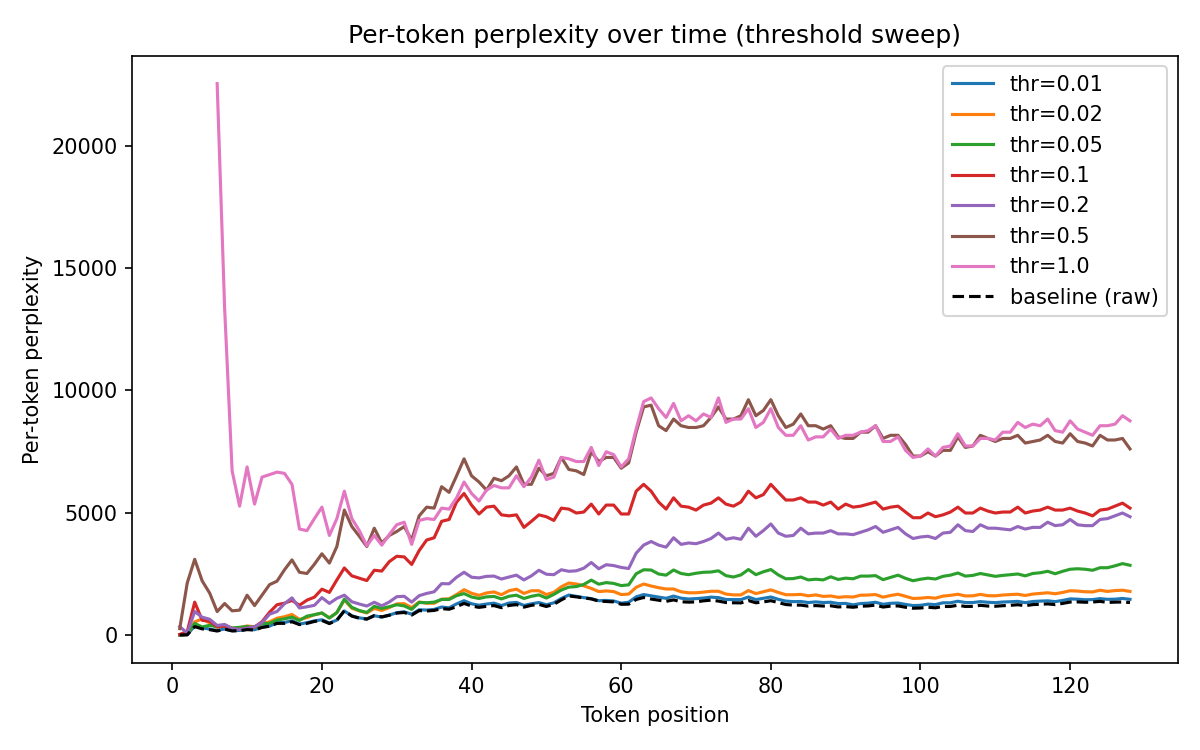

Python code for this plot:
"""
Sweep LuKA refine thresholds and report perplexity on a sample paragraph.
Uses the DummySegmenter (no boundary detection) and the encoder compressor
from scripts/test.py. Run with `python experiments/perplexity/threshold_sweep.py`.
"""

import csv
import time
import torch
import matplotlib.pyplot as plt
from transformers import AutoTokenizer

from modeling.segmenter import DummySegmenter
from modeling.compressor import EncoderCompressor
from modeling.qwen.luka_qwen3 import (
    load_luka_model,
    set_luka_kv_params,
    set_luka_segmenter,
)
from artifacts.prompts.prompt_loader import load_prompt


def compute_token_perplexities(logits: torch.Tensor, labels: torch.Tensor, mask: torch.Tensor):
    """Return per-token negative log-likelihood and cumulative perplexity."""
    log_probs = torch.log_softmax(logits, dim=-1)  # [B, T, V]
    nll = -log_probs.gather(-1, labels.unsqueeze(-1)).squeeze(-1)  # [B, T]
    nll = nll * mask
    token_counts = mask.sum(dim=1, keepdim=True)  # [B,1]

    # cumulative perplexity over time for the first example
    nll_cumsum = nll.cumsum(dim=1)
    counts = torch.arange(1, labels.size(1) + 1, device=labels.device).unsqueeze(0)
    counts = torch.minimum(counts, token_counts.expand_as(counts))
    avg_nll = nll_cumsum / counts.clamp_min(1)
    perplexity_over_time = torch.exp(avg_nll)[0].tolist()

    # overall perplexity (mask aware)
    total_tokens = token_counts.clamp_min(1)
    total_nll = nll.sum(dim=1, keepdim=True) / total_tokens
    perplexity = torch.exp(total_nll)[0, 0].item()
    return perplexity, perplexity_over_time


def prefill_then_decode_perplexity(model, rollout_ids: torch.Tensor, prompt_len: int):
    """
    Prefill with the prompt to build LuKA pages, then teacher-force through the generated tail
    using the cached state. Returns perplexity over the generated tail and per-token curve.
    """
    device = rollout_ids.device
    B, T = rollout_ids.shape
    assert B == 1, "Only single-sequence evaluation is supported."
    assert prompt_len < T, "Prompt length must be smaller than rollout length."

    # Prefill on the prompt (build cache/pages)
    pre_ids = rollout_ids[:, :prompt_len]
    pre_mask = torch.ones_like(pre_ids)
    with torch.no_grad():
        pre_out = model(
            input_ids=pre_ids,
            attention_mask=pre_mask,
            use_cache=True,
            output_attentions=True,
        )
    past_key_values = pre_out.past_key_values

    # Decode the generated tail token-by-token
    nll_list = []
    total_tokens = T - prompt_len
    start_time = time.perf_counter()
    for t in range(prompt_len - 1, T - 1):
        cur_id = rollout_ids[:, t : t + 1]  # current token
        attn_mask = torch.ones(1, t + 1, device=device, dtype=rollout_ids.dtype)

        with torch.no_grad():
            out = model(
                input_ids=cur_id,
                attention_mask=attn_mask,
                past_key_values=past_key_values,
                use_cache=True,
            )
        logits = out.logits[:, -1, :]  # predict next token
        target = rollout_ids[:, t + 1]

        log_probs = torch.log_softmax(logits, dim=-1)
        nll = -log_probs.gather(-1, target.unsqueeze(-1)).squeeze(-1)  # [B]
        nll_list.append(nll)

        past_key_values = out.past_key_values

    device_str = str(device)
    if device_str.startswith("cuda"):
        torch.cuda.synchronize()
    elapsed = time.perf_counter() - start_time
    toks_per_sec = total_tokens / max(elapsed, 1e-8)

    nll_tensor = torch.stack(nll_list, dim=1)  # [B, total_tokens]
    # Perplexity over generated tail only
    total_tokens_tensor = torch.tensor([[total_tokens]], device=device, dtype=nll_tensor.dtype)
    total_nll = nll_tensor.sum(dim=1, keepdim=True) / total_tokens_tensor
    perplexity = torch.exp(total_nll)[0, 0].item()

    # cumulative curve over generated tail
    cumsum = nll_tensor.cumsum(dim=1)
    counts = torch.arange(1, total_tokens + 1, device=device).unsqueeze(0)
    avg_nll = cumsum / counts
    curve = torch.exp(avg_nll)[0].tolist()

    return perplexity, curve, toks_per_sec


def generate_baseline_rollout(tokenizer, prompt: str, device: str, max_new_tokens: int = 128):
    """
    Generate a greedy rollout using LuKA with refine_threshold=-1 (raw attention path).
    Returns token ids (including prompt) and decoded text.
    """
    set_luka_kv_params(
        default_tail_len=16,
        min_compress_chunk=16,
        max_pages=15,
        refine_threshold=-1.0,  # forces full raw attention in top-down
        compressor=None,
    )
    set_luka_segmenter(DummySegmenter())

    model = load_luka_model(
        "Qwen/Qwen3-1.7B-Base",
        torch_dtype=torch.float16 if device == "cuda" else torch.float32,
        device_map="auto" if device == "cuda" else None,
    ).to(device)
    model.eval()

    inputs = tokenizer(prompt, return_tensors="pt").to(device)
    with torch.no_grad():
        gen = model.generate(
            **inputs,
            max_new_tokens=max_new_tokens,
            do_sample=False,
            temperature=0.0,
            top_p=1.0,
            use_cache=True,
        )
    text = tokenizer.decode(gen[0], skip_special_tokens=True)
    return gen, text


def run_sweep():
    device = "cuda" if torch.cuda.is_available() else "cpu"
    thresholds = [0.01, 0.02, 0.05, 0.1, 0.2, 0.5, 1.0]

    # Sample paragraph
    paragraph = load_prompt("paragraphs_1")
    if isinstance(paragraph, list):
        paragraph = paragraph[0]

    tokenizer = AutoTokenizer.from_pretrained("Qwen/Qwen3-1.7B-Base")
    tokenizer.pad_token = tokenizer.eos_token

    # 1) Greedy rollout baseline (raw attention path)
    rollout_ids, rollout_text = generate_baseline_rollout(tokenizer, paragraph, device)
    rollout_ids = rollout_ids.to(device)
    prompt_len = tokenizer(paragraph, return_tensors="pt")["input_ids"].size(1)
    # Baseline perplexity/throughput on rollout tail with raw attention
    baseline_model = load_luka_model(
        "Qwen/Qwen3-1.7B-Base",
        torch_dtype=torch.float16 if device == "cuda" else torch.float32,
        device_map="auto" if device == "cuda" else None,
    ).to(device)
    baseline_model.eval()
    with torch.no_grad():
        base_ppl, base_curve, base_tps = prefill_then_decode_perplexity(
            baseline_model, rollout_ids, prompt_len
        )

    results = []
    for thr in thresholds:
        # Configure LuKA globals before loading the model
        encoder_compressor = EncoderCompressor(dim=128)
        set_luka_kv_params(
            default_tail_len=16,
            min_compress_chunk=16,
            max_pages=15,
            refine_threshold=thr,
            compressor=encoder_compressor,
        )
        set_luka_segmenter(DummySegmenter())

        model = load_luka_model(
            "Qwen/Qwen3-1.7B-Base",
            torch_dtype=torch.float16 if device == "cuda" else torch.float32,
            device_map="auto" if device == "cuda" else None,
        ).to(device)
        model.eval()

        with torch.no_grad():
            # Prefill on the prompt, then teacher-force decode the generated tail
            ppl, ppl_over_time, tps = prefill_then_decode_perplexity(
                model, rollout_ids, prompt_len
            )

        # Fraction of summary tokens that remained summarized during decode (layer 0)
        # skip = summary tokens that stayed summarized; refine = those expanded
        stats = model.model.layers[0].self_attn.luka_kv_caches.refine_stats[0]
        denom = stats["refine"] + stats["skip"]
        summary_frac = (stats["skip"] / denom) if denom > 0 else None

        results.append((thr, ppl, ppl_over_time, summary_frac, tps))

        # Free GPU memory between runs
        del model
        torch.cuda.empty_cache()

    # Print summary table
    print("\nThreshold sweep (DummySegmenter, EncoderCompressor):")
    for thr, ppl, _, frac, tps in results:
        frac_str = f"{frac:.3f}" if frac is not None else "n/a"
        print(f"  threshold={thr:>4}: perplexity={ppl:.3f}, summary_frac={frac_str}, tps={tps:.2f}")
    print(f"\nBaseline (raw attention) perplexity: {base_ppl:.3f}, tps={base_tps:.2f}")

    # Print perplexity curve for the last run
    last_thr, _, curve, _, _ = results[-1]
    print(f"\nPer-token perplexity curve for threshold={last_thr} (first example):")
    for i, val in enumerate(curve, start=1):
        print(f"  token {i:3d}: {val:.3f}")

    # Plot all curves
    plt.figure(figsize=(8, 5))
    token_axis = list(range(1, len(results[0][2]) + 1))
    for thr, _, curve, _, _ in results:
        plt.plot(token_axis, curve, label=f"thr={thr}")
    plt.plot(token_axis, base_curve, label="baseline (raw)", linestyle="--", color="black")
    plt.xlabel("Token position")
    plt.ylabel("Per-token perplexity")
    plt.title("Per-token perplexity over time (threshold sweep)")
    plt.legend()
    plt.tight_layout()
    out_path = "experiments/perplexity/threshold_sweep.png"
    plt.savefig(out_path, dpi=150)
    print(f"\nSaved plot to {out_path}")

    # Log-scale version of per-token plot (y-axis)
    plt.figure(figsize=(8, 5))
    for thr, _, curve, _, _ in results:
        plt.plot(token_axis, curve, label=f"thr={thr}")
    plt.plot(token_axis, base_curve, label="baseline (raw)", linestyle="--", color="black")
    plt.xlabel("Token position")
    plt.ylabel("Per-token perplexity (log scale)")
    plt.title("Per-token perplexity over time (log y)")
    plt.yscale("log")
    plt.legend()
    plt.tight_layout()
    out_log_path = "experiments/perplexity/threshold_sweep_log.png"
    plt.savefig(out_log_path, dpi=150)
    print(f"Saved log plot to {out_log_path}")

    # Write results to CSV (wide format: one row per threshold with per-token curves)
    csv_path = "experiments/perplexity/threshold_sweep.csv"
    token_axis = list(range(1, len(results[0][2]) + 1))
    fieldnames = ["threshold", "perplexity", "summary_frac", "tokens_per_sec"] + [f"token_{i}_ppl" for i in token_axis]
    with open(csv_path, "w", newline="") as f:
        writer = csv.DictWriter(f, fieldnames=fieldnames)
        writer.writeheader()
        for thr, ppl, curve, frac, tps in results:
            row = {
                "threshold": thr,
                "perplexity": ppl,
                "summary_frac": frac if frac is not None else "n/a",
                "tokens_per_sec": tps,
            }
            for i, val in zip(token_axis, curve):
                row[f"token_{i}_ppl"] = val
            writer.writerow(row)
        base_row = {
            "threshold": "baseline_raw",
            "perplexity": base_ppl,
            "summary_frac": 0.0,
            "tokens_per_sec": base_tps,
        }
        for i, val in zip(token_axis, base_curve):
            base_row[f"token_{i}_ppl"] = val
        writer.writerow(base_row)
    print(f"Saved CSV to {csv_path}")

    # Plot summary_frac vs perplexity
    plt.figure(figsize=(6, 4))
    xs = []
    ys = []
    labels_ = []
    for thr, ppl, _, frac, _ in results:
        if frac is None:
            continue
        xs.append(frac)
        ys.append(ppl)
        labels_.append(thr)
    xs.append(0.0)
    ys.append(base_ppl)
    labels_.append("baseline")
    plt.scatter(xs, ys, color="tab:blue")
    for x, y, thr in zip(xs, ys, labels_):
        plt.annotate(f"{thr}", (x, y), textcoords="offset points", xytext=(4, 2), fontsize=8)
    plt.xlabel("Summary retention fraction (skip / (skip + refine))")
    plt.ylabel("Perplexity (tail)")
    plt.title("Perplexity vs summary retention")
    plt.tight_layout()
    corr_path = "experiments/perplexity/summary_vs_perplexity.png"
    plt.savefig(corr_path, dpi=150)
    print(f"Saved scatter to {corr_path}")

    # Log-scale scatter (y-axis), only for positive perplexities
    if xs and all(y > 0 for y in ys):
        plt.figure(figsize=(6, 4))
        plt.scatter(xs, ys, color="tab:blue")
        for x, y, thr in zip(xs, ys, labels_):
            plt.annotate(f"{thr}", (x, y), textcoords="offset points", xytext=(4, 2), fontsize=8)
        plt.xlabel("Summary retention fraction (skip / (skip + refine))")
        plt.ylabel("Perplexity (tail, log scale)")
        plt.title("Perplexity vs summary retention (log y)")
        plt.yscale("log")
        plt.tight_layout()
        corr_log_path = "experiments/perplexity/summary_vs_perplexity_log.png"
        plt.savefig(corr_log_path, dpi=150)
        print(f"Saved log scatter to {corr_log_path}")

    # Tokens/sec vs summary retention
    plt.figure(figsize=(6, 4))
    xs_speed = []
    ys_speed = []
    labels_speed = []
    for thr, _, _, frac, tps in results:
        if frac is None or tps is None:
            continue
        xs_speed.append(frac)
        ys_speed.append(tps)
        labels_speed.append(thr)
    xs_speed.append(0.0)
    ys_speed.append(base_tps)
    labels_speed.append("baseline")
    plt.scatter(xs_speed, ys_speed, color="tab:green")
    for x, y, thr in zip(xs_speed, ys_speed, labels_speed):
        plt.annotate(f"{thr}", (x, y), textcoords="offset points", xytext=(4, 2), fontsize=8)
    plt.axhline(base_tps, linestyle="--", color="gray", linewidth=1)
    plt.xlabel("Summary retention fraction (skip / (skip + refine))")
    plt.ylabel("Tokens per second (decode tail)")
    plt.title("Speed vs summary retention")
    plt.tight_layout()
    speed_path = "experiments/perplexity/speed_vs_summary.png"
    plt.savefig(speed_path, dpi=150)
    print(f"Saved speed scatter to {speed_path}")

    if ys_speed and all(y > 0 for y in ys_speed):
        plt.figure(figsize=(6, 4))
        plt.scatter(xs_speed, ys_speed, color="tab:green")
        for x, y, thr in zip(xs_speed, ys_speed, labels_speed):
            plt.annotate(f"{thr}", (x, y), textcoords="offset points", xytext=(4, 2), fontsize=8)
        plt.axhline(base_tps, linestyle="--", color="gray", linewidth=1)
        plt.xlabel("Summary retention fraction (skip / (skip + refine))")
        plt.ylabel("Tokens per second (log scale)")
        plt.title("Speed vs summary retention (log y)")
        plt.yscale("log")
        plt.tight_layout()
        speed_log_path = "experiments/perplexity/speed_vs_summary_log.png"
        plt.savefig(speed_log_path, dpi=150)
        print(f"Saved speed log scatter to {speed_log_path}")


if __name__ == "__main__":
    run_sweep()
